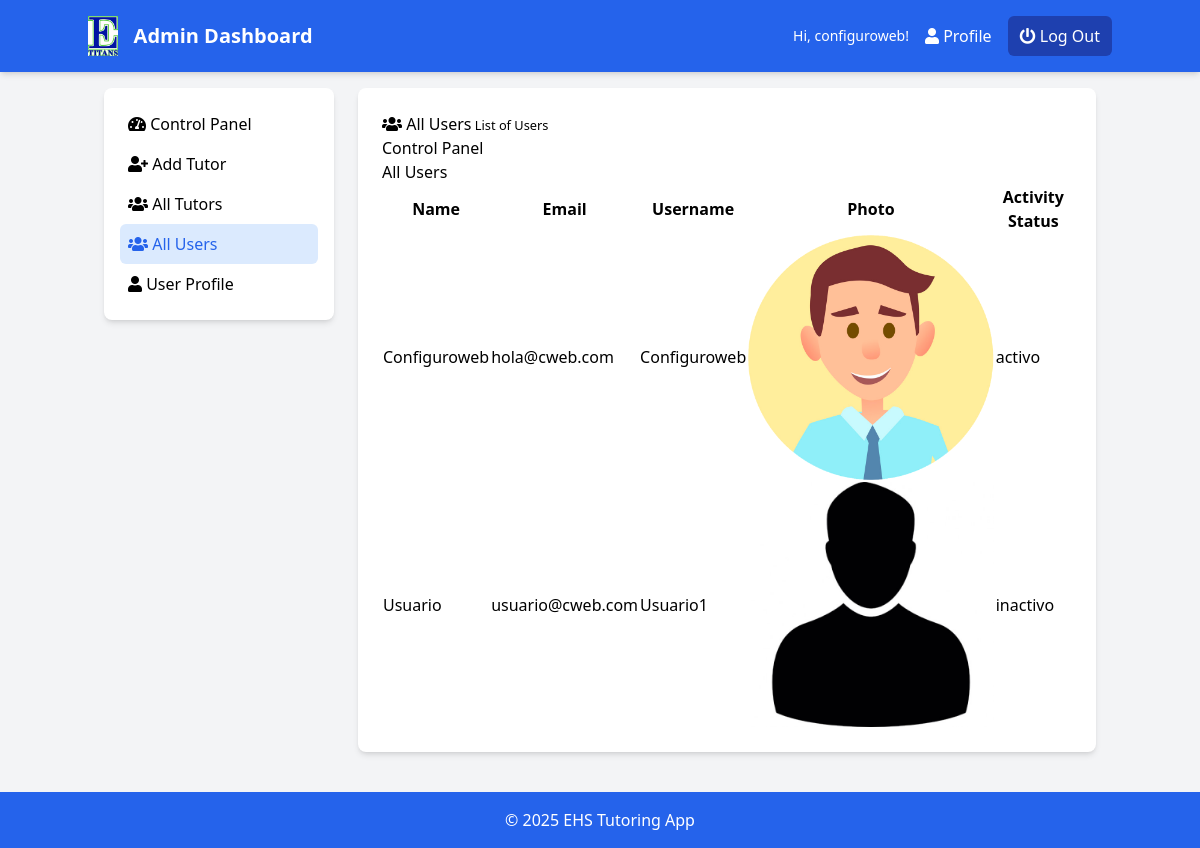
The app's page /admin/index.php?page=all-users (signed in) with its own data.
### tables this page shows
CREATE TABLE IF NOT EXISTS `users` (
  `id` int NOT NULL AUTO_INCREMENT,
  `name` varchar(50) NOT NULL,
  `email` varchar(50) NOT NULL,
  `username` varchar(50) NOT NULL,
  `password` varchar(100) NOT NULL,
  `photo` varchar(50) NOT NULL,
  `status` varchar(12) NOT NULL,
  `datetime` timestamp NOT NULL DEFAULT CURRENT_TIMESTAMP,
  PRIMARY KEY (`id`),
  UNIQUE KEY `username` (`username`)
);

### admin/all-users.php (the view, shortened to what this page needs)
<h1 class="text-primary"><i class="fas fa-users"></i>  All Users<small class="text-warning"> List of Users</small></h1>
<nav aria-label="breadcrumb">
  <ol class="breadcrumb">
     <li class="breadcrumb-item" aria-current="page"><a href="index.php">Control Panel </a></li>
     <li class="breadcrumb-item active" aria-current="page">All Users</li>
  </ol>
</nav>
<table class="table  table-striped table-hover table-bordered" id="data">
  <thead class="thead-dark">
    <tr>
      <th scope="col">Name</th>
      <th scope="col">Email</th>
      <th scope="col">Username</th>
      <th scope="col">Photo</th>
      <th scope="col">Activity Status</th>
    </tr>
  </thead>
  <tbody>
    <?php
      $query=mysqli_query($db_con,'SELECT * FROM `users`');
      $i=1;
      while ($result = mysqli_fetch_array($query)) { ?>
      <tr>
        <?php
        echo '
          <td>'.ucwords($result['name']).'</td>
          <td>'.$result['email'].'</td>
          <td>'.ucwords($result['username']).'</td>
          <td><img src="images/'.$result['photo'].'" height="50px"></td>
          <td>'.$result['status'].'</td>';?>
      </tr>
     <?php $i++;} ?>
  </tbody>
</table>

### admin/index.php (shortened to what this page needs)
<?php
require_once 'db_con.php';
?>
<!DOCTYPE html>
<html lang="en">
<head>
    <link href="../css/tailwind.min.css" rel="stylesheet">
    <link rel="stylesheet" href="https://cdnjs.cloudflare.com/ajax/libs/font-awesome/5.15.4/css/all.min.css">
</head>
<body class="bg-gray-100 font-sans">
    <header class="bg-blue-600 text-white p-4 shadow-md">
        <div class="container mx-auto flex justify-between items-center">
            <div class="flex items-center">
                <img src="../images/ehslogo.png" alt="EHS Logo" class="h-10 mr-4">
                <h1 class="text-xl font-bold">Admin Dashboard</h1>
            </div>
            <nav class="flex items-center space-x-4">
                <?php
                $showuser = $_SESSION['user_login'];
                $stmt = $db_con->prepare("SELECT * FROM `users` WHERE `username` = ?");
                $stmt->bind_param("s", $showuser);
                $stmt->execute();
                $result = $stmt->get_result();
                $showrow = $result->fetch_assoc();
                ?>
                <span class="text-sm">Hi, <?php echo htmlspecialchars($showrow['name']); ?>!</span>
                <a href="index.php?page=user-profile" class="hover:text-gray-200"><i class="fas fa-user"></i> Profile</a>
                <a href="logout.php" class="bg-blue-800 text-white px-3 py-2 rounded-md hover:bg-blue-900 transition"><i class="fas fa-power-off"></i> Log Out</a>
            </nav>
        </div>
    </header>
    <main class="container mx-auto p-4 flex-grow">
        <div class="grid grid-cols-1 md:grid-cols-12 gap-6">
            <aside class="md:col-span-3">
                <div class="bg-white rounded-lg shadow-md p-4">
                    <a href="index.php?page=dashboard" class="block p-2 rounded-md hover:bg-blue-100 transition <?php echo (!isset($_GET['page']) || $_GET['page'] == 'dashboard') ? 'bg-blue-100 text-blue-600' : ''; ?>">
                        <i class="fas fa-tachometer-alt"></i> Control Panel
                    </a>
                    <a href="index.php?page=add-student" class="block p-2 rounded-md hover:bg-blue-100 transition <?php echo (isset($_GET['page']) && $_GET['page'] == 'add-student') ? 'bg-blue-100 text-blue-600' : ''; ?>">
                        <i class="fas fa-user-plus"></i> Add Tutor
                    </a>
                    <a href="index.php?page=all-student" class="block p-2 rounded-md hover:bg-blue-100 transition <?php echo (isset($_GET['page']) && $_GET['page'] == 'all-student') ? 'bg-blue-100 text-blue-600' : ''; ?>">
                        <i class="fas fa-users"></i> All Tutors
                    </a>
                    <a href="index.php?page=all-users" class="block p-2 rounded-md hover:bg-blue-100 transition <?php echo (isset($_GET['page']) && $_GET['page'] == 'all-users') ? 'bg-blue-100 text-blue-600' : ''; ?>">
                        <i class="fas fa-users"></i> All Users
                    </a>
                    <a href="index.php?page=user-profile" class="block p-2 rounded-md hover:bg-blue-100 transition <?php echo (isset($_GET['page']) && $_GET['page'] == 'user-profile') ? 'bg-blue-100 text-blue-600' : ''; ?>">
                        <i class="fas fa-user"></i> User Profile
                    </a>
                </div>
            </aside>
            <section class="md:col-span-9 bg-white rounded-lg shadow-md p-6">
                <?php
                if (isset($_GET['page'])) {
                    $page = $_GET['page'] . '.php';
                } else {
                    $page = 'dashboard.php';
                }
                if (file_exists($page)) {
                    require_once $page;
                } else {
                    error_log("Page not found: $page");
                    require_once '404.php';
                }
                ?>
            </section>
        </div>
    </main>
    <footer class="bg-blue-600 text-white p-4 mt-6">
        <div class="container mx-auto text-center">
            <p>&copy; 2025 EHS Tutoring App</p>
        </div>
    </footer>
</body>
</html>

### records on screen
users: name "configuroweb", name "Configuroweb", email "hola@cweb.com", username "Configuroweb", photo (picture), status "activo"
users: name "Usuario", email "usuario@cweb.com", username "Usuario1", photo (picture), status "inactivo"
